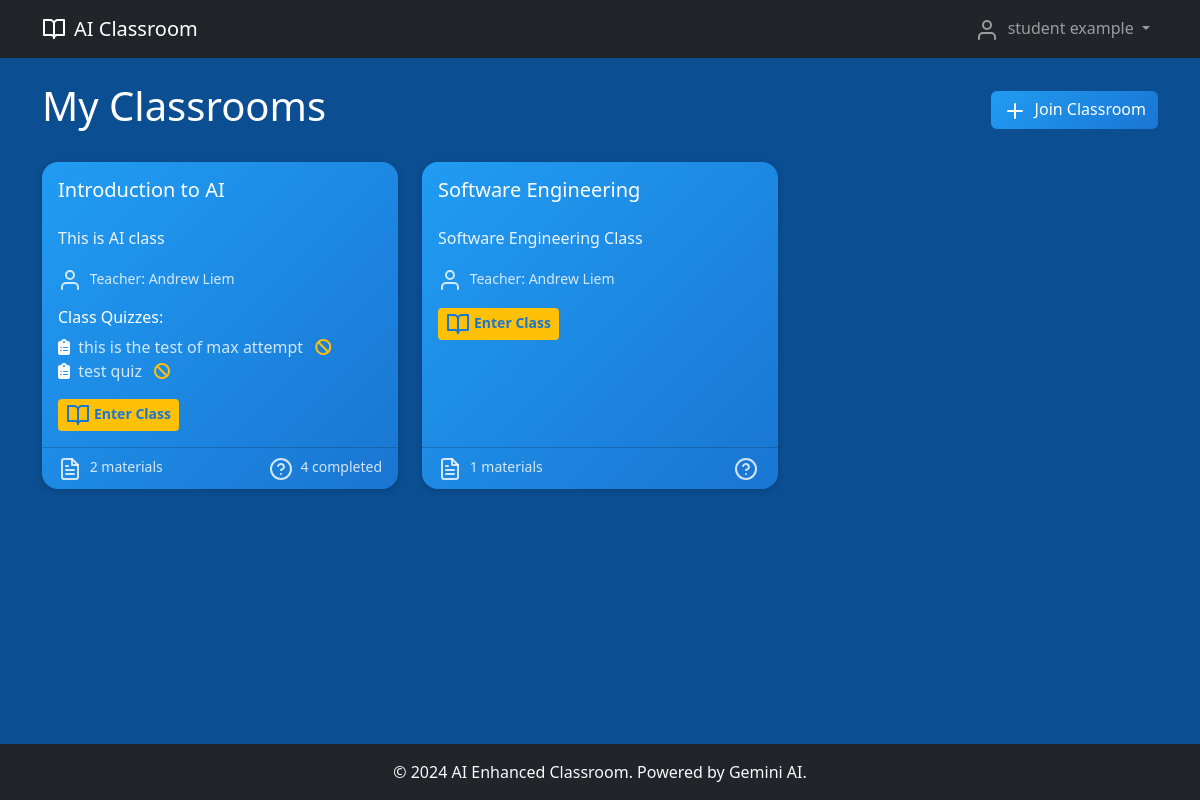
Screenshot of /student/dashboard (signed in) with the database file from the repository.
### models.py (models this page shows, shortened)
class User(UserMixin, db.Model):
    id = db.Column(db.Integer, primary_key=True)
    email = db.Column(db.String(120), unique=True, nullable=False)
    password_hash = db.Column(db.String(256), nullable=False)
    role = db.Column(db.String(20), nullable=False)  # 'teacher' or 'student'
    first_name = db.Column(db.String(100), nullable=False)
    last_name = db.Column(db.String(100), nullable=False)
    created_at = db.Column(db.DateTime, default=datetime.utcnow)
    taught_classrooms = db.relationship('Classroom', backref='teacher', lazy=True)
    enrollments = db.relationship('Enrollment', backref='student', lazy=True)
    self_evaluations = db.relationship('SelfEvaluation', backref='student', lazy=True)
    created_quizzes = db.relationship('Quiz', backref='teacher', lazy=True)
    @property
    def full_name(self):
        return f"{self.first_name} {self.last_name}"

class Classroom(db.Model):
    id = db.Column(db.Integer, primary_key=True)
    name = db.Column(db.String(200), nullable=False)
    description = db.Column(db.Text)
    invitation_code = db.Column(db.String(10), unique=True, nullable=False)
    teacher_id = db.Column(db.Integer, db.ForeignKey('user.id'), nullable=False)
    created_at = db.Column(db.DateTime, default=datetime.utcnow)
    enrollments = db.relationship('Enrollment', backref='classroom', lazy=True, cascade='all, delete-orphan')
    materials = db.relationship('Material', backref='classroom', lazy=True, cascade='all, delete-orphan')
    self_evaluations = db.relationship('SelfEvaluation', backref='classroom', lazy=True, cascade='all, delete-orphan')
    quizzes = db.relationship('Quiz', backref='classroom', lazy=True, cascade='all, delete-orphan')

class Quiz(db.Model):
    id = db.Column(db.Integer, primary_key=True)
    title = db.Column(db.String(200), nullable=False)
    description = db.Column(db.Text)
    teacher_id = db.Column(db.Integer, db.ForeignKey('user.id'), nullable=False)
    classroom_id = db.Column(db.Integer, db.ForeignKey('classroom.id'), nullable=False)
    quiz_type = db.Column(db.String(20), nullable=False)  # 'mcq', 'true_false', 'essay'
    questions_json = db.Column(db.Text, nullable=False)
    time_limit_minutes = db.Column(db.Integer)  # NULL means no time limit
    passing_score = db.Column(db.Float, default=60.0)
    is_required = db.Column(db.Boolean, default=False)
    available_from = db.Column(db.DateTime)
    available_until = db.Column(db.DateTime)
    created_at = db.Column(db.DateTime, default=datetime.utcnow)
    published = db.Column(db.Boolean, default=False)
    max_attempts = db.Column(db.Integer) # NULL means unlimited attempts
    evaluations = db.relationship('SelfEvaluation', backref='quiz', lazy=True)
    def is_upcoming(self):
        now = datetime.utcnow()
        return self.published and self.available_from and now < self.available_from
    def is_expired(self):
        now = datetime.utcnow()
        return self.published and self.available_until and now > self.available_until

### routes.py (the view, shortened to what this page needs)
@app.route('/student/dashboard')
@login_required
def student_dashboard():
    if current_user.role != 'student':
        flash('Access denied', 'error')
        return redirect(url_for('index'))
    enrollments = Enrollment.query.filter_by(student_id=current_user.id).all()
    classrooms = []
    for enrollment in enrollments:
        classroom = enrollment.classroom
        all_published_quizzes = Quiz.query.filter(
            Quiz.classroom_id == classroom.id,
            Quiz.published == True
        ).filter(
            (Quiz.available_from.is_(None) | (Quiz.available_from <= datetime.utcnow())) &
            (Quiz.available_until.is_(None) | (Quiz.available_until >= datetime.utcnow()))
        ).all()
        quizzes_with_status = []
        for quiz in all_published_quizzes:
            quiz_status = 'Available' # Default status
            if quiz.is_upcoming():
                quiz_status = 'Upcoming'
            elif quiz.is_expired():
                quiz_status = 'Expired'
            else: # Within available dates (or no dates set)
                completed_attempts_count = SelfEvaluation.query.filter(
                    SelfEvaluation.student_id == current_user.id,
                    SelfEvaluation.quiz_id == quiz.id,
                    SelfEvaluation.completed_at.isnot(None)
                ).count()
                if quiz.max_attempts is not None and completed_attempts_count >= quiz.max_attempts:
                    quiz_status = 'Attempts Used'
            quizzes_with_status.append({
                'quiz': quiz,
                'status': quiz_status
            })
        classroom.quizzes_with_status = quizzes_with_status
        total_published = len(all_published_quizzes)
        available_now = len([q for q in quizzes_with_status if q['status'] == 'Available'])
        completed_count_stat = SelfEvaluation.query.filter(
            SelfEvaluation.student_id == current_user.id,
            SelfEvaluation.classroom_id == classroom.id,
            SelfEvaluation.quiz_id.isnot(None),
            SelfEvaluation.completed_at.isnot(None)
        ).count()
        classroom.quiz_stats = {
            'total_published': total_published,
            'available_now': available_now,
            'completed': completed_count_stat,
            'pending': available_now # Add pending count
        }
        classrooms.append(classroom)
    return render_template('student/dashboard.html', classrooms=classrooms)

### app.py (called while the page is built)
@login_manager.user_loader
def load_user(user_id):
    from models import User
    return User.query.get(int(user_id))

### templates/student/dashboard.html (shortened to what this page needs)
{% extends "base.html" %}
{% block content %}
<div class="d-flex justify-content-between align-items-center mb-4">
    <h1 class="text-white">My Classrooms</h1>
    <button type="button" class="btn btn-gradient-blue" data-bs-toggle="modal" data-bs-target="#joinClassroomModal">
        <i data-feather="plus" class="me-2"></i>Join Classroom
    </button>
</div>
{% if classrooms %}
    <div class="row g-4">
        {% for classroom in classrooms %}
            <div class="col-md-6 col-lg-4">
                <div class="card h-100 border-0 gradient-blue rounded-4">
                    <div class="card-body">
                        <div class="d-flex justify-content-between align-items-start mb-3">
                            <h5 class="card-title text-white">{{ classroom.name }}</h5>
                        </div>
                        {% if classroom.description %}
                            <p class="card-text text-white-90">{{ classroom.description[:100] }}{% if classroom.description|length > 100 %}...{% endif %}</p>
                        {% endif %}
                        <div class="mb-3">
                            <small class="text-white-80">
                                <i data-feather="user" class="me-1"></i>
                                Teacher: {{ classroom.teacher.full_name }}
                            </small>
                        </div>
                        {% if classroom.quizzes_with_status %}
                            <div class="mb-3">
                                <h6 class="text-white mb-2">Class Quizzes:</h6>
                                <ul class="list-unstyled mb-0">
                                    {% for quiz_info in classroom.quizzes_with_status %}
                                        {% set quiz = quiz_info.quiz %}
                                        {% set status = quiz_info.status %}
                                        <li>
                                            <i class="fas fa-clipboard-list me-1 text-white-70"></i>
                                            <a href="{{ url_for('student_take_teacher_quiz', classroom_id=classroom.id, quiz_id=quiz.id) }}" class="text-white-80 text-decoration-none">
                                                {{ quiz.title }}
                                            </a>
                                            {% if status == 'Available' %}
                                                {% if quiz.time_limit_minutes %}
                                                    <small class="text-white-50 me-2">({{ quiz.time_limit_minutes }} min)</small>
                                                {% endif %}
                                                <a href="{{ url_for('student_take_teacher_quiz', classroom_id=classroom.id, quiz_id=quiz.id) }}" class="btn btn-sm btn-gradient-teal ms-2">
                                                    Take Quiz
                                                </a>
                                            {% else %}
                                                {% if status == 'Attempts Used' %}
                                                    <i class="fas fa-ban text-warning ms-2"></i>
                                                {% elif status == 'Completed' %}
                                                     <span class="badge bg-success ms-2">Completed</span>
                                                {% elif status == 'Upcoming' %}
                                                    <span class="badge bg-info ms-2">Upcoming</span>
                                                {% elif status == 'Expired' %}
                                                    <span class="badge bg-danger ms-2">Expired</span>
                                                {% else %}
                                                    <span class="badge bg-secondary ms-2">{{ status }}</span>
                                                {% endif %}
                                            {% endif %}
                                        </li>
                                    {% endfor %}
                                </ul>
                            </div>
                        {% endif %}
                        <div class="d-flex gap-2">
                            <a href="{{ url_for('student_classroom', classroom_id=classroom.id) }}" class="btn btn-sm btn-yellow">
                                <i data-feather="book-open" class="me-1"></i>Enter Class
                            </a>
                        </div>
                    </div>
                    <div class="card-footer bg-transparent">
                        <div class="d-flex justify-content-between align-items-center">
                            <small class="text-white-80">
                                <i data-feather="file-text" class="me-1"></i>
                                {{ classroom.materials|length }} materials
                            </small>
                            <small class="text-white-80">
                                <i data-feather="help-circle" class="me-1"></i>
                                {% if classroom.quiz_stats.completed > 0 %}
                                    {{ classroom.quiz_stats.completed }} completed
                                {% endif %}
                            </small>
                        </div>
                    </div>
                </div>
            </div>
        {% endfor %}
    </div>
{% endif %}
{% endblock %}

### templates/base.html (shortened to what this page needs)
<!DOCTYPE html>
<html lang="en">
<head>
    <link href="https://cdn.jsdelivr.net/npm/bootstrap@5.3.0/dist/css/bootstrap.min.css" rel="stylesheet">
    <link rel="stylesheet" href="https://cdnjs.cloudflare.com/ajax/libs/font-awesome/6.4.0/css/all.min.css">
</head>
<body class="d-flex flex-column min-vh-100" style="background-color: #0b4e91;">
    <nav class="navbar navbar-expand-lg navbar-dark bg-dark">
        <div class="container">
            <a class="navbar-brand d-flex align-items-center" href="{{ url_for('index') }}">
                <i data-feather="book-open" class="me-2"></i>
                AI Classroom
            </a>
            <div class="collapse navbar-collapse" id="navbarNav">
                <ul class="navbar-nav ms-auto">
                    {% if current_user.is_authenticated %}
                        <li class="nav-item dropdown">
                            <a class="nav-link dropdown-toggle" href="#" role="button" data-bs-toggle="dropdown">
                                <i data-feather="user" class="me-1"></i>
                                {{ current_user.full_name }}
                            </a>
                        </li>
                    {% endif %}
                </ul>
            </div>
        </div>
    </nav>
    <main class="container my-4 flex-grow-1">
        {% if error_message %}
            <div class="text-center py-5">
                <i data-feather="alert-circle" class="text-warning" style="width: 64px; height: 64px;"></i>
                <h2 class="mt-3">{{ error_message }}</h2>
                <a href="{{ url_for('index') }}" class="btn btn-primary mt-3">
                    <i data-feather="home" class="me-2"></i>Go Home
                </a>
            </div>
        {% else %}
            {% block content %}{% endblock %}
        {% endif %}
    </main>
    <footer class="bg-dark text-light py-3 mt-auto">
        <div class="container text-center">
            <p class="mb-0">&copy; 2024 AI Enhanced Classroom. Powered by Gemini AI.</p>
        </div>
    </footer>
</body>
</html>

### templates/base.html (style rules this page uses)
.card.gradient-blue { background: linear-gradient(135deg, #219CF3, #1976D2) !important; color: white !important; }
.btn.btn-gradient-blue { background: linear-gradient(135deg, #219CF3, #1976D2) !important; color: white !important; border: none !important; }
.btn.btn-yellow { background-color: #FFC107 !important; color: #1976D2 !important; border: none !important; font-weight: bold !important; }
.text-white-80 { color: rgba(255,255,255,0.8) !important; }
.text-white-90 { color: rgba(255,255,255,0.9) !important; }
.gradient-blue { background: linear-gradient(to bottom right, #1976D2, #2196F3) !important; }
.card { box-shadow: 0px 2px 6px rgba(0,0,0,0.15); }
.rounded-4 { border-radius: 1rem; }
.text-white-80 { color: rgba(255, 255, 255, 0.8) !important; }

### rows the page displays
User: full_name "student example"
Classroom: name "Introduction to AI", description "This is AI class", teacher.full_name "Andrew Liem", materials|length "2", quiz_stats.completed "4"
Quiz: title "this is the test of max attempt"
Quiz: title "test quiz"
Classroom: name "Software Engineering", description "Software Engineering Class", teacher.full_name "Andrew Liem", materials|length "1"
